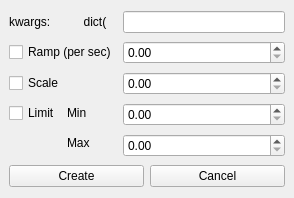
<?xml version="1.0" encoding="UTF-8"?>
<ui version="4.0">
 <class>MainWindow</class>
 <widget class="QMainWindow" name="MainWindow">
  <property name="geometry">
   <rect>
    <x>0</x>
    <y>0</y>
    <width>294</width>
    <height>198</height>
   </rect>
  </property>
  <property name="windowTitle">
   <string>MainWindow</string>
  </property>
  <widget class="QWidget" name="centralwidget">
   <layout class="QGridLayout" name="gridLayout">
    <item row="1" column="0">
     <widget class="QCheckBox" name="cb_ramp">
      <property name="text">
       <string>Ramp (per sec)</string>
      </property>
     </widget>
    </item>
    <item row="1" column="1">
     <widget class="PyScientificSpinBox" name="sb_ramp">
      <property name="enabled">
       <bool>true</bool>
      </property>
     </widget>
    </item>
    <item row="3" column="0">
     <widget class="QCheckBox" name="cb_scale">
      <property name="toolTip">
       <string>&lt;html&gt;&lt;head/&gt;&lt;body&gt;&lt;p&gt;On writing, it writes  basedev.get()*scale_factor&lt;/p&gt;&lt;p&gt;On reading it returns basedev.set(val/scale_factor)&lt;/p&gt;&lt;/body&gt;&lt;/html&gt;</string>
      </property>
      <property name="toolTipDuration">
       <number>20000</number>
      </property>
      <property name="text">
       <string>Scale</string>
      </property>
     </widget>
    </item>
    <item row="4" column="1">
     <widget class="PyScientificSpinBox" name="sb_min">
      <property name="enabled">
       <bool>true</bool>
      </property>
     </widget>
    </item>
    <item row="4" column="0" rowspan="2">
     <layout class="QGridLayout" name="gridLayout_3">
      <item row="0" column="0">
       <widget class="QCheckBox" name="cb_limit">
        <property name="text">
         <string>Limit</string>
        </property>
       </widget>
      </item>
      <item row="0" column="1">
       <widget class="QLabel" name="lbl_min">
        <property name="enabled">
         <bool>true</bool>
        </property>
        <property name="text">
         <string>Min</string>
        </property>
       </widget>
      </item>
      <item row="1" column="1">
       <widget class="QLabel" name="lbl_max">
        <property name="enabled">
         <bool>true</bool>
        </property>
        <property name="text">
         <string>Max</string>
        </property>
       </widget>
      </item>
     </layout>
    </item>
    <item row="7" column="0" colspan="2">
     <layout class="QHBoxLayout" name="horizontalLayout">
      <item>
       <widget class="QPushButton" name="pb_create">
        <property name="text">
         <string>Create</string>
        </property>
       </widget>
      </item>
      <item>
       <widget class="QPushButton" name="pb_cancel">
        <property name="text">
         <string>Cancel</string>
        </property>
       </widget>
      </item>
     </layout>
    </item>
    <item row="3" column="1">
     <widget class="PyScientificSpinBox" name="sb_scale">
      <property name="enabled">
       <bool>true</bool>
      </property>
     </widget>
    </item>
    <item row="5" column="1">
     <widget class="PyScientificSpinBox" name="sb_max">
      <property name="enabled">
       <bool>true</bool>
      </property>
     </widget>
    </item>
    <item row="0" column="0">
     <widget class="QLabel" name="label">
      <property name="text">
       <string>kwargs:          dict(</string>
      </property>
     </widget>
    </item>
    <item row="0" column="1">
     <widget class="QLineEdit" name="le_kwargs">
      <property name="placeholderText">
       <string/>
      </property>
     </widget>
    </item>
   </layout>
  </widget>
 </widget>
 <customwidgets>
  <customwidget>
   <class>PyScientificSpinBox</class>
   <extends>QDoubleSpinBox</extends>
   <header>pyHegel.gui.ScientificSpinBox</header>
  </customwidget>
 </customwidgets>
 <tabstops>
  <tabstop>pb_create</tabstop>
  <tabstop>pb_cancel</tabstop>
  <tabstop>cb_ramp</tabstop>
  <tabstop>sb_ramp</tabstop>
  <tabstop>cb_scale</tabstop>
  <tabstop>sb_scale</tabstop>
  <tabstop>cb_limit</tabstop>
  <tabstop>sb_min</tabstop>
  <tabstop>sb_max</tabstop>
 </tabstops>
 <resources/>
 <connections/>
</ui>
